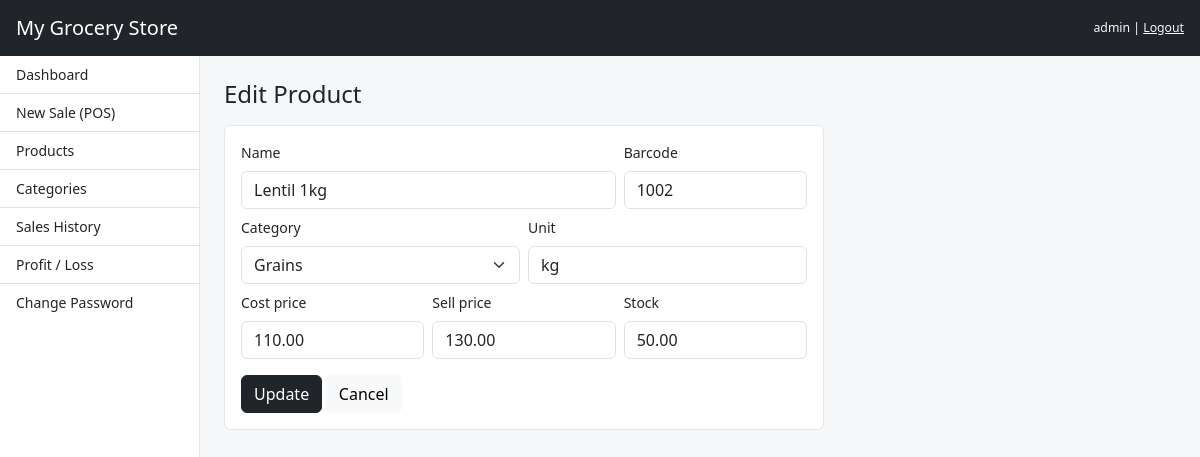
The app's page /products/edit.php?id=2 (signed in) with its own data.
### tables this page shows
CREATE TABLE products (
  id INT AUTO_INCREMENT PRIMARY KEY,
  category_id INT NULL,
  name VARCHAR(150) NOT NULL,
  barcode VARCHAR(60) NULL,
  unit VARCHAR(20) NOT NULL DEFAULT 'pcs',
  cost_price DECIMAL(10,2) NOT NULL DEFAULT 0,
  sell_price DECIMAL(10,2) NOT NULL DEFAULT 0,
  stock DECIMAL(10,2) NOT NULL DEFAULT 0,
  created_at TIMESTAMP DEFAULT CURRENT_TIMESTAMP,
  INDEX (barcode), INDEX (name),
  FOREIGN KEY (category_id) REFERENCES categories(id) ON DELETE SET NULL
);

CREATE TABLE categories (
  id INT AUTO_INCREMENT PRIMARY KEY,
  name VARCHAR(100) NOT NULL UNIQUE
);

### includes/functions.php (called while the page is built, shortened)
<?php
function e($s) { return htmlspecialchars((string)$s, ENT_QUOTES, 'UTF-8'); }
function db($conn, $sql, $params = []) {
    $st = mysqli_prepare($conn, $sql);
    if ($params) {
        $types = '';
        foreach ($params as $p) $types .= is_int($p) ? 'i' : (is_float($p) ? 'd' : 's');
        mysqli_stmt_bind_param($st, $types, ...$params);
    }
    mysqli_stmt_execute($st);
    $res = mysqli_stmt_get_result($st);
    return $res ?: null;
}
function rows($conn, $sql, $params = []) {
    $r = db($conn, $sql, $params);
    return $r ? mysqli_fetch_all($r, MYSQLI_ASSOC) : [];
}
function row($conn, $sql, $params = []) { $r = rows($conn, $sql, $params); return $r[0] ?? null; }

### products/edit.php (the view, shortened to what this page needs)
<?php
require_once __DIR__ . '/../includes/auth.php';
$id = (int)($_GET['id'] ?? $_POST['id'] ?? 0);
$p = row($conn, "SELECT * FROM products WHERE id=?", [$id]);
$cats = rows($conn, "SELECT * FROM categories ORDER BY name");
include __DIR__ . '/../includes/header.php';
?>
<h4 class="mb-3">Edit Product</h4>
<form method="post" class="card card-body" style="max-width:600px">
  <div class="row g-2">
    <div class="col-md-8"><label class="form-label">Name</label><input class="form-control" name="name" value="<?= e($p['name']) ?>" required></div>
    <div class="col-md-4"><label class="form-label">Barcode</label><input class="form-control" name="barcode" value="<?= e($p['barcode']) ?>"></div>
    <div class="col-md-6"><label class="form-label">Category</label><select class="form-select" name="category_id"><option value="">— none —</option>
      <?php foreach ($cats as $c): ?><option value="<?= $c['id'] ?>" <?= $p['category_id'] == $c['id'] ? 'selected' : '' ?>><?= e($c['name']) ?></option><?php endforeach; ?></select></div>
    <div class="col-md-6"><label class="form-label">Unit</label><input class="form-control" name="unit" value="<?= e($p['unit']) ?>"></div>
    <div class="col-md-4"><label class="form-label">Cost price</label><input class="form-control" type="number" step="0.01" min="0" name="cost_price" value="<?= e($p['cost_price']) ?>" required></div>
    <div class="col-md-4"><label class="form-label">Sell price</label><input class="form-control" type="number" step="0.01" min="0" name="sell_price" value="<?= e($p['sell_price']) ?>" required></div>
    <div class="col-md-4"><label class="form-label">Stock</label><input class="form-control" type="number" step="0.01" min="0" name="stock" value="<?= e($p['stock']) ?>" required></div>
  </div>
  <div class="mt-3"><button class="btn btn-dark">Update</button> <a href="index.php" class="btn btn-light">Cancel</a></div>
</form>
<?php include __DIR__ . '/../includes/footer.php'; ?>

### assets/css/style.css (style rules this page uses)
body { background: #f6f7f9; font-size: 14px; }
.card { border: 1px solid #e3e5e8; box-shadow: none; }

### records on screen
products: name "Lentil 1kg", barcode "1002", category_id "Grains", unit "kg", cost_price "110.00", sell_price "130.00", stock "50.00"

### other values on screen
SHOP_NAME "My Grocery Store"
$_SESSION['admin_name'] "admin"
$label "Dashboard"
$label "New Sale (POS)"
$label "Products"
$label "Categories"
$label "Sales History"
$label "Profit / Loss"
$label "Change Password"
